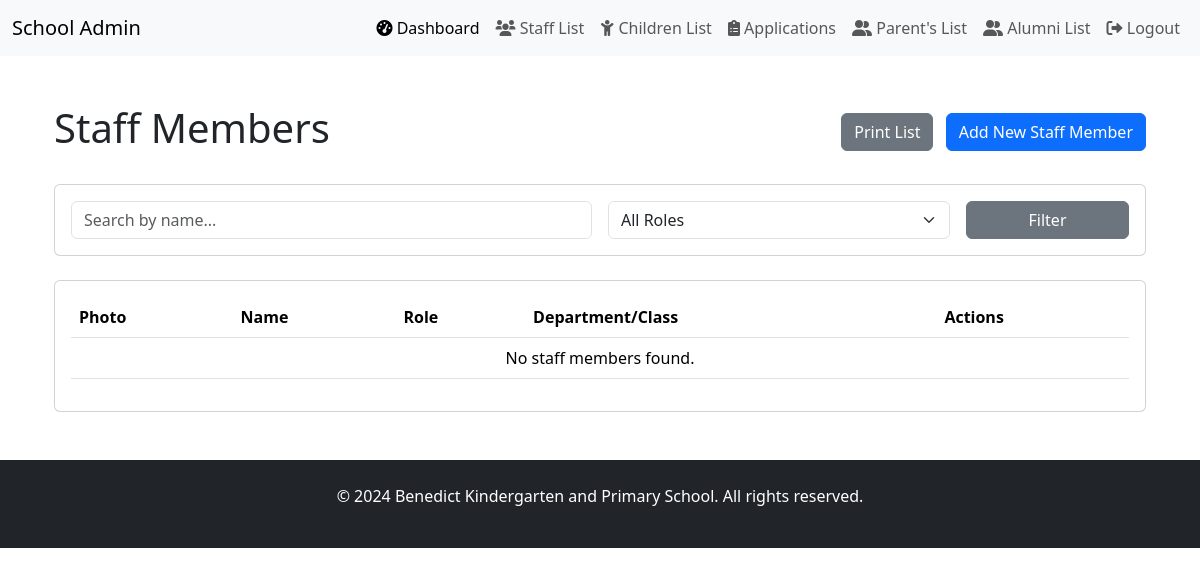
Page /benedict_school/staff/ (signed in) on the earlier database version.
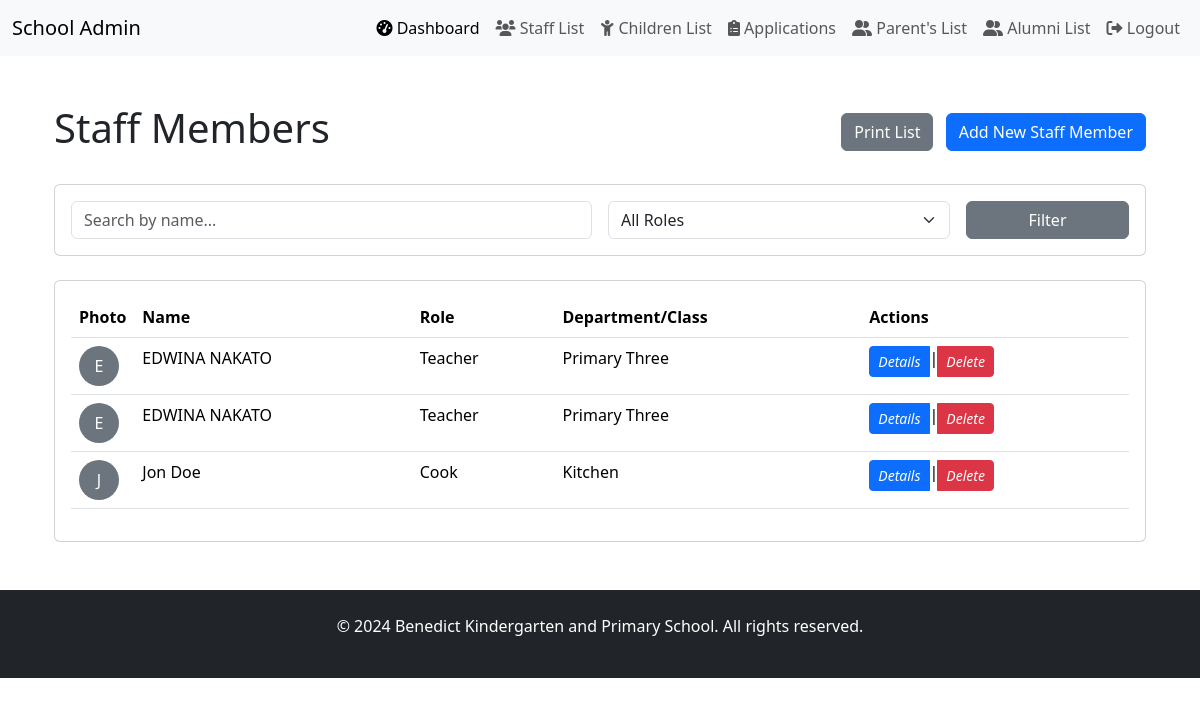
Same page on the later database version.
### benedict_school/models.py (models this page shows, shortened)
class Staff(models.Model):
    ROLE_CHOICES = [
        ("teacher", "Teacher"),
        ("director", "Director"),
        ("cleaner", "Cleaner"),
        ("cook", "Cook"),
        ("admin", "Admin Staff"),
        ("librarian", "Librarian"),
        ("nurse", "School Nurse"),
        ("security", "Security"),
        ("other", "Other")
    ]
    CLASS_CHOICES = [
        ('nursery', 'Nursery'),
        ('primary_1', 'Primary One'),
        ('primary_2', 'Primary Two'),
        ('primary_3', 'Primary Three'),
        ('primary_4', 'Primary Four'),
        ('primary_5', 'Primary Five'),
        ('primary_6', 'Primary Six'),
    ]
    SUBJECT_CHOICES = [
        ('english', 'English'),
        ('mathematics', 'Mathematics'),
        ('science', 'Science'),
        ('social_studies', 'Social Studies'),
        ('literacy', 'Literacy'),
        ('literacy_1', 'Literacy 1'),
        ('literacy_1a', 'Literacy 1A'),
        ('literacy_1b', 'Literacy 1B'),
        ('religous_education', 'Religous Education'),
        ('reading', 'Reading'),
        ('luganda', 'Luganda'),
        ('learning_area_1_5', 'Learing Area 1-5')
    ]
    DEPARTMENT_CHOICES = [
        ('administration', 'Administration'),
        ('kitchen', 'Kitchen'),
        ('security', 'Security'),
        ('medical', 'Medical'),
        ('library', 'Library'),
        ('other', 'Other')
    ]
    phone_validator = RegexValidator(
        regex=r'^\+?1?\d{9,15}$',
        message="Phone number must be entered in the format: '+999999999'. Up to 15 digits allowed."
    )
    id_validator = RegexValidator(
        regex=r'^[A-Z0-9]{14}$',
        message="ID number must be 14 characters long and contain only uppercase letters and numbers."
    )
    name = models.CharField(
        max_length=100,
        help_text=_("Full name of the staff member")
    )
    sex = models.CharField(
        max_length=10,
        choices=[("male", "Male"), ("female", "Female")],
        default="male",
        help_text=_("Gender of the staff member")
    )
    date_of_birth = models.DateField(default=timezone.now,
        help_text=_("Date of birth of the staff member")
    )
    ID_number = models.CharField(
        max_length=14,
        unique=True,
        validators=[id_validator],
        help_text=_("National ID number or passport number")
    )
    email = models.EmailField(
        unique=True,
        help_text=_("Official email address")
    )
    tel_no = models.CharField(
        max_length=22,
        validators=[phone_validator],
        help_text=_("Contact phone number")
    )
    photo = models.ImageField(
        upload_to='staff_photos/',
        null=True,
        blank=True,
        help_text=_("Staff member's photograph")
    )
    address = models.TextField(default='',
        help_text=_("Physical address of residence")
    )
    emergency_contact_name = models.CharField(
        max_length=100, default='',
        help_text=_("Name of emergency contact person")
    )
    emergency_contact_relationship = models.CharField(
        max_length=50, default='',
        help_text=_("Relationship with emergency contact person")
    )
    emergency_contact_phone = models.CharField(
        max_length=22, default='',
        validators=[phone_validator],
        help_text=_("Emergency contact phone number")
    )
    role = models.CharField(
        max_length=50,
        choices=ROLE_CHOICES,
        default="teacher",
        help_text=_("Staff member's role in the school")
    )
    date_hired = models.DateField(
        auto_now_add=True,
        help_text=_("Date when staff member was hired")
    )
    last_updated = models.DateTimeField(
        auto_now=True,
        help_text=_("Last update timestamp")
    )
    employee_id = models.CharField(
        max_length=20,
        unique=True, default='',
        help_text=_("School-issued employee ID")
    )
    qualification = models.TextField( default='',
        help_text=_("Academic and professional qualifications")
    )
    certificates = models.FileField(
        upload_to='staff_certificates/',
        null=True,
        blank=True,
        help_text=_("Scanned copies of certificates")
    )
    years_of_experience = models.PositiveIntegerField(
        blank=True,
        null=True,
        help_text=_("Total years of professional experience")
    )
    class_name = models.CharField(
        max_length=50,
        choices=CLASS_CHOICES,
        blank=True,
        null=True,
        help_text=_("Primary class assigned to teacher")
    )
    subject_handled = models.CharField(
        max_length=50,
        choices=SUBJECT_CHOICES,
        null=True,
        blank=True,
        help_text=_("Subject taught by the teacher, only one subject allowed.")
    )
    department = models.CharField(
        max_length=100,
        choices=DEPARTMENT_CHOICES,
        blank=True,
        null=True,
        help_text=_("Department for non-teaching staff")
    )
    salary = models.DecimalField(
        max_digits=10,
        decimal_places=2,
        null=True,
        blank=True,
        help_text=_("Monthly salary amount")
    )
    bank_account_name = models.CharField(
        max_length=100, default='',
        help_text=_("Name as it appears on bank account")
    )
    bank_account_number = models.CharField(
        max_length=50, default='',
        help_text=_("Bank account number for salary payment")
    )
    bank_name = models.CharField(
        max_length=100, default='',
        help_text=_("Name of the bank")
    )
    class Meta:
        verbose_name = "Staff Member"
        verbose_name_plural = "Staff"
        ordering = ['name', 'role']
    @property
    def is_teaching_staff(self):
        return self.role in ["teacher"]

### benedict_school/views.py (the view)
# urls.py: path('staff/', views.staff_list, name='staff_list'),
@user_passes_test(is_admin, login_url='/admin-login/')
def staff_list(request):
    queryset = Staff.objects.all()
    search_query = request.GET.get('search')
    if search_query:
        queryset = queryset.filter(
            Q(name__icontains=search_query)
        )
    role = request.GET.get('role')
    if role:
        queryset = queryset.filter(role=role)
    paginator = Paginator(queryset, 10)
    page = request.GET.get('page')
    staff_members = paginator.get_page(page)
    context = {
        'staff_members': staff_members,
        'roles': Staff.ROLE_CHOICES,
    }
    return render(request, 'staff_list.html', context)

### benedict_school/context_processors.py (called while the page is built)
def google_maps_api_key(request):
    return {'GOOGLE_MAPS_API_KEY': getattr(settings, 'GOOGLE_MAPS_API_KEY', '')}

### benedict_school/views.py (called while the page is built)
def is_admin(user):
    return user.is_authenticated and user.is_staff  # Checks if user is admin

### benedict_school/templates/staff_list.html (shortened to what this page needs)
{% extends "base_staff.html" %}
{% load i18n %}
{% load static %}
{% load django_bootstrap5 %}
{% block staff_content %}
<div class="d-flex justify-content-between align-items-center mb-4">
    <h1>{% trans "Staff Members" %}</h1>
    <div>
        <button onclick="window.print()" class="btn btn-secondary me-2 no-print">
             Print List
        </button>
        <a href="{% url 'staff_create' %}" class="btn btn-primary no-print">
            {% trans "Add New Staff Member" %}
        </a>
    </div>
</div>
<div class="card mb-4 no-print">
    <div class="card-body">
        <form method="get" class="row g-3">
            <div class="col-md-6">
                <input type="text" name="search" class="form-control"
                    placeholder="Search by name..." value="{{ request.GET.search }}">
            </div>
            <div class="col-md-4">
                <select name="role" class="form-select">
                    <option value="">All Roles</option>
                </select>
            </div>
            <div class="col-md-2">
                <button type="submit" class="btn btn-secondary w-100">Filter</button>
            </div>
        </form>
    </div>
</div>
<div class="card">
    <div class="card-body">
        <div class="table-responsive">
            <table class="table table-hover">
                <thead>
                    <tr>
                        <th>Photo</th>
                        <th>Name</th>
                        <th>Role</th>
                        <th>Department/Class</th>
                        <th>Actions</th>
                    </tr>
                </thead>
                <tbody>
                    {% for staff_member in staff_members %}
                    <tr>
                        <td style="width: 50px;">
                            {% if staff_member.photo %}
                            <img src="{{ staff_member.photo.url }}"
                                 class="rounded-circle"
                                 style="width: 40px; height: 40px; object-fit: cover;"
                                 alt="{{ staff_member.name }}">
                            {% else %}
                            <div class="bg-secondary rounded-circle d-flex align-items-center justify-content-center"
                                 style="width: 40px; height: 40px;">
                                <span class="text-white">{{ staff_member.name|make_list|first }}</span>
                            </div>
                            {% endif %}
                        </td>
                        <td>{{ staff_member.name }}</td>
                        <td>{{ staff_member.get_role_display }}</td>
                        <td>
                            {% if staff_member.is_teaching_staff %}
                                {{ staff_member.get_class_name_display }}
                            {% else %}
                                {{ staff_member.get_department_display }}
                            {% endif %}
                        </td>
                        <td class="no-print">
                            <div class="btn-group" role="group">
                                <a href="{% url 'staff_detail' pk=staff_member.pk %}"
                                   class="btn btn-sm btn-primary">
                                    <i class="bi bi-eye">Details</i>
                                </a> |
                                <a href="{% url 'staff_delete' pk=staff_member.pk %}"
                                   class="btn btn-sm btn-danger">
                                    <i class="bi bi-trash">Delete</i>
                                </a>
                            </div>
                        </td>
                    </tr>
                    {% empty %}
                    <tr>
                        <td colspan="6" class="text-center">No staff members found.</td>
                    </tr>
                    {% endfor %}
                </tbody>
            </table>
        </div>
    </div>
</div>
{% endblock %}

Differences in the rows shown:
added Staff: name|make_list "E", name "EDWINA NAKATO", role "Teacher", class_name "Primary Three"
added Staff: name|make_list "E", name "EDWINA NAKATO", role "Teacher", class_name "Primary Three"
added Staff: name|make_list "J", name "Jon Doe", role "Cook", department "Kitchen"
Other differences:
text no longer shown: "No staff members found."
